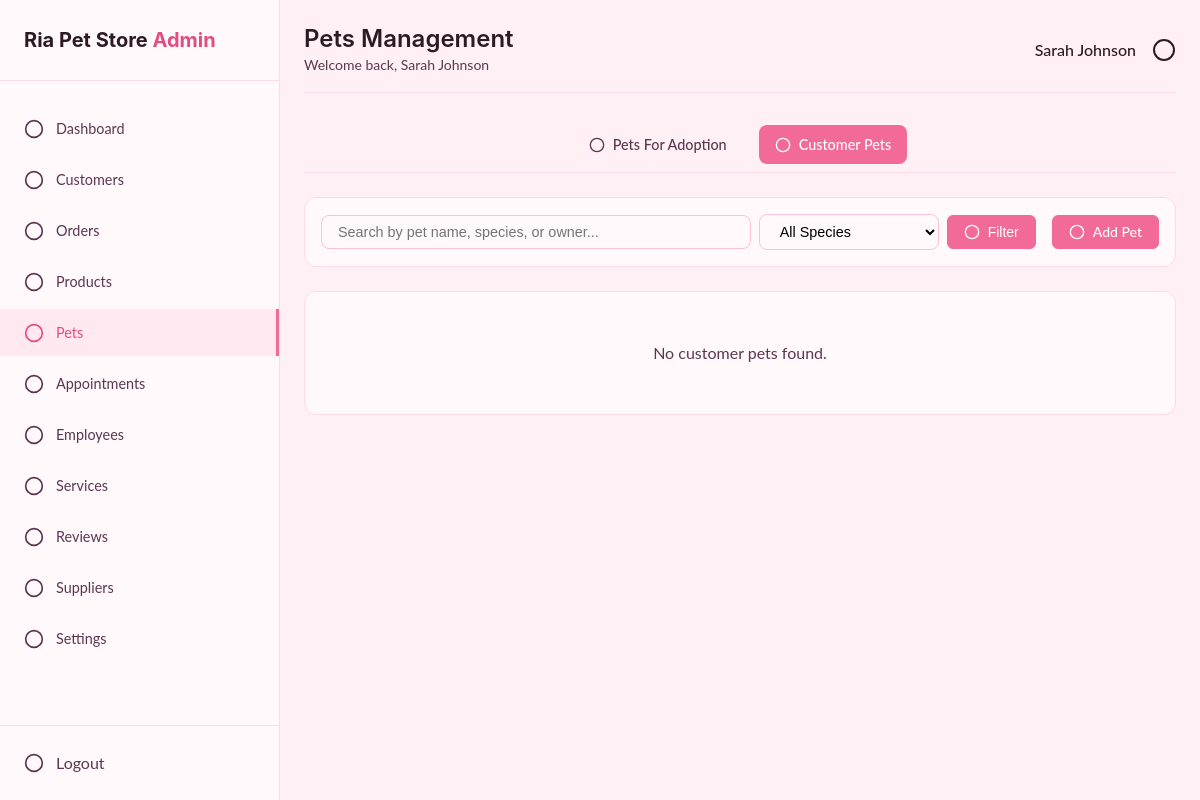
Before: /admin/pets/pets.php?tab=customer (signed in) with the older database file.
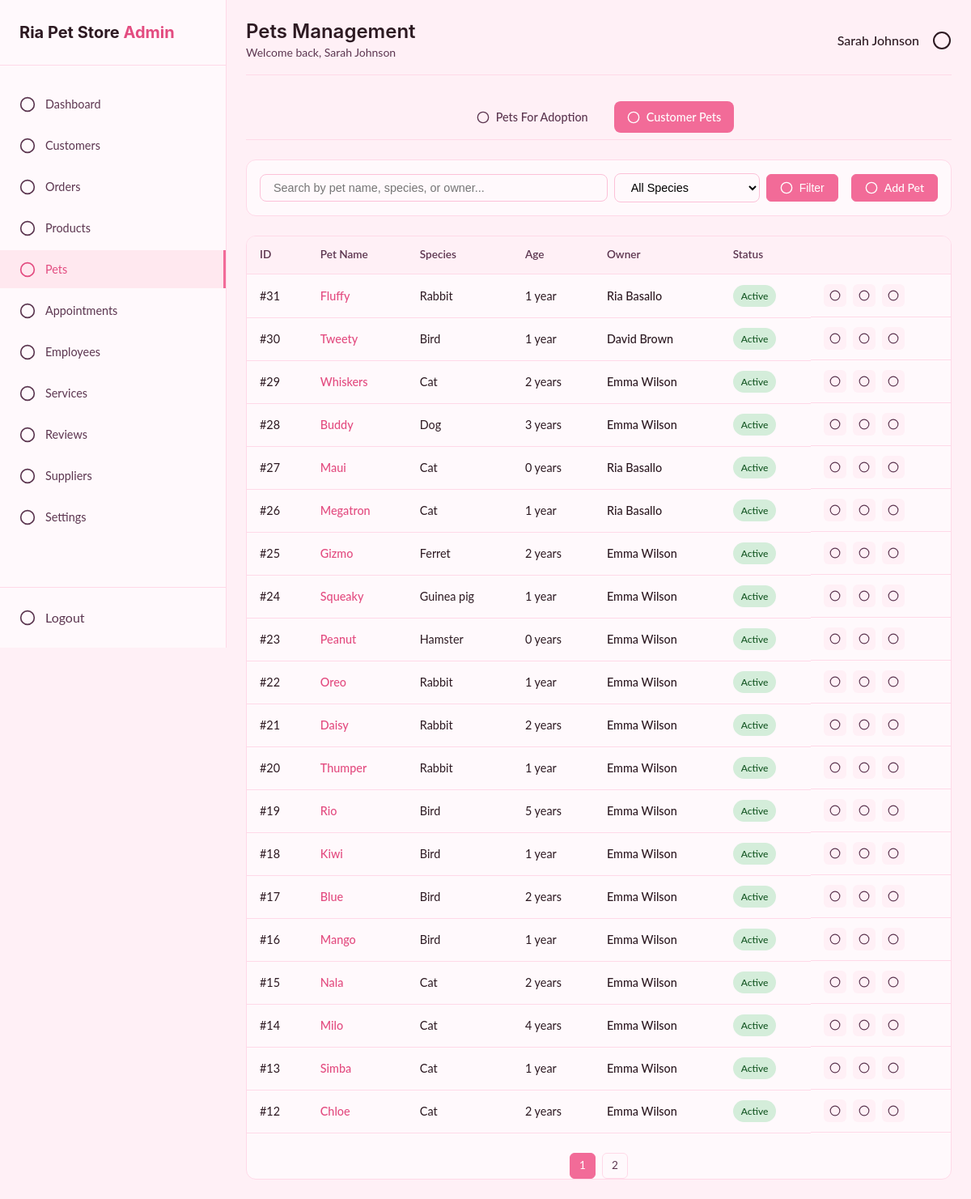
After: the same page with the newer database file.
### tables this page shows
CREATE TABLE `customer_pets` (
  `id` int(11) NOT NULL,
  `customer_id` int(11) NOT NULL,
  `name` varchar(100) NOT NULL,
  `species` varchar(50) NOT NULL,
  `breed` varchar(100) DEFAULT NULL,
  `age` int(11) DEFAULT NULL,
  `gender` enum('male','female') DEFAULT NULL,
  `color` varchar(50) DEFAULT NULL,
  `weight` decimal(5,2) DEFAULT NULL,
  `weight_unit` varchar(10) DEFAULT 'kg',
  `microchip_id` varchar(50) DEFAULT NULL,
  `medical_notes` text DEFAULT NULL,
  `is_active` tinyint(1) DEFAULT 1,
  `created_at` timestamp NOT NULL DEFAULT current_timestamp(),
  `updated_at` timestamp NOT NULL DEFAULT current_timestamp() ON UPDATE current_timestamp()
);

CREATE TABLE `customers` (
  `id` int(11) NOT NULL,
  `first_name` varchar(50) NOT NULL,
  `last_name` varchar(50) NOT NULL,
  `email` varchar(100) DEFAULT NULL,
  `phone` varchar(15) DEFAULT NULL,
  `password` varchar(255) NOT NULL,
  `created_at` timestamp NOT NULL DEFAULT current_timestamp(),
  `updated_at` timestamp NOT NULL DEFAULT current_timestamp() ON UPDATE current_timestamp()
);

### admin/pets/customer_pets.php (the view, shortened to what the rows shown need)
<?php
$page = isset($_GET['page']) ? (int)$_GET['page'] : 1;
$limit = 20;
$offset = ($page - 1) * $limit;
$query = "SELECT cp.*, c.first_name, c.last_name, c.email
          FROM customer_pets cp
          LEFT JOIN customers c ON cp.customer_id = c.id
          WHERE 1=1";
$params = [];
$types = '';
$query .= " ORDER BY cp.id DESC LIMIT ? OFFSET ?";
$params[] = $limit;
$params[] = $offset;
$types .= 'ii';
$stmt = $conn->prepare($query);
if (!empty($params)) {
    $stmt->bind_param($types, ...$params);
}
$stmt->execute();
$pets = $stmt->get_result();
?>
<div class="customer-pets-section">
    <div class="table-container">
        <?php if ($pets->num_rows > 0): ?>
            <table class="admin-table">
                <thead>
                    <tr>
                        <th>ID</th>
                        <th>Pet Name</th>
                        <th>Species</th>
                        <th>Age</th>
                        <th>Owner</th>
                        <th>Status</th>
                        <th></th>
                    </tr>
                </thead>
                <tbody>
                    <?php while ($pet = $pets->fetch_assoc()): ?>
                    <tr>
                        <td>#<?php echo $pet['id']; ?></td>
                        <td>
                            <a href="customer_pet_details.php?id=<?php echo $pet['id']; ?>" class="pet-link">
                                <?php echo htmlspecialchars($pet['name']); ?>
                            </a>
                        </td>
                        <td><?php echo ucfirst(htmlspecialchars($pet['species'])); ?></td>
                        <td><?php echo $pet['age']; ?> <?php echo $pet['age'] == 1 ? 'year' : 'years'; ?></td>
                        <td>
                            <a href="../customers/customer_details.php?id=<?php echo $pet['customer_id']; ?>" class="customer-link">
                                <?php echo htmlspecialchars($pet['first_name'] . ' ' . $pet['last_name']); ?>
                            </a>
                        </td>
                        <td>
                            <span class="status-badge <?php echo $pet['is_active'] ? 'status-available' : 'status-sold'; ?>">
                                <?php echo $pet['is_active'] ? 'Active' : 'Inactive'; ?>
                            </span>
                        </td>
                        <td class="actions">
                            <a href="customer_pet_details.php?id=<?php echo $pet['id']; ?>" class="btn-icon"><?php echo icon('eye', 14); ?></a>
                            <a href="edit_customer_pet.php?id=<?php echo $pet['id']; ?>" class="btn-icon"><?php echo icon('edit', 14); ?></a>
                            <a href="delete_customer_pet.php?id=<?php echo $pet['id']; ?>" class="btn-icon" onclick="return confirm('Delete this pet?')"><?php echo icon('x', 14); ?></a>
                        </td>
                    </tr>
                    <?php endwhile; ?>
                </tbody>
            </table>
        <?php else: ?>
            <div class="no-data">No customer pets found.</div>
        <?php endif; ?>
    </div>
</div>

### backend/functions/helpers.php (shortened to what the rows shown need)
<?php
function icon($name, $size = 20, $class = '', $wrap = false)
{
    $class = $class ? ' class="' . $class . '"' : '';
    $paths = $icons[$name] ?? '<circle cx="12" cy="12" r="10"/>';
    $svg = '<svg xmlns="http://www.w3.org/2000/svg" width="' . $size . '" height="' . $size . '" viewBox="0 0 24 24" fill="none" stroke="currentColor" stroke-width="2" stroke-linecap="round" stroke-linejoin="round"' . $class . '>' . $paths . '</svg>';
    return $svg;
}

Changed rows visible on the page:
added customer_pets: id "31", name "Fluffy", species "Rabbit", age "1", shows "year", customer.last_name "Ria Basallo", is_active "Active"
added customer_pets: id "30", name "Tweety", species "Bird", age "1", shows "year", customer.last_name "David Brown", is_active "Active"
added customer_pets: id "29", name "Whiskers", species "Cat", age "2", shows "years", customer.last_name "Emma Wilson", is_active "Active"
added customer_pets: id "28", name "Buddy", species "Dog", age "3", shows "years", customer.last_name "Emma Wilson", is_active "Active"
added customer_pets: id "27", name "Maui", species "Cat", age "0", shows "years", customer.last_name "Ria Basallo", is_active "Active"
added customer_pets: id "26", name "Megatron", species "Cat", age "1", shows "year", customer.last_name "Ria Basallo", is_active "Active"
added customer_pets: id "25", name "Gizmo", species "Ferret", age "2", shows "years", customer.last_name "Emma Wilson", is_active "Active"
added customer_pets: id "24", name "Squeaky", species "Guinea pig", age "1", shows "year", customer.last_name "Emma Wilson", is_active "Active"
added customer_pets: id "23", name "Peanut", species "Hamster", age "0", shows "years", customer.last_name "Emma Wilson", is_active "Active"
added customer_pets: id "22", name "Oreo", species "Rabbit", age "1", shows "year", customer.last_name "Emma Wilson", is_active "Active"
added customer_pets: id "21", name "Daisy", species "Rabbit", age "2", shows "years", customer.last_name "Emma Wilson", is_active "Active"
added customer_pets: id "20", name "Thumper", species "Rabbit", age "1", shows "year", customer.last_name "Emma Wilson", is_active "Active"
added customer_pets: id "19", name "Rio", species "Bird", age "5", shows "years", customer.last_name "Emma Wilson", is_active "Active"
added customer_pets: id "18", name "Kiwi", species "Bird", age "1", shows "year", customer.last_name "Emma Wilson", is_active "Active"
added customer_pets: id "17", name "Blue", species "Bird", age "2", shows "years", customer.last_name "Emma Wilson", is_active "Active"
added customer_pets: id "16", name "Mango", species "Bird", age "1", shows "year", customer.last_name "Emma Wilson", is_active "Active"
added customer_pets: id "15", name "Nala", species "Cat", age "2", shows "years", customer.last_name "Emma Wilson", is_active "Active"
added customer_pets: id "14", name "Milo", species "Cat", age "4", shows "years", customer.last_name "Emma Wilson", is_active "Active"
added customer_pets: id "13", name "Simba", species "Cat", age "1", shows "year", customer.last_name "Emma Wilson", is_active "Active"
added customer_pets: id "12", name "Chloe", species "Cat", age "2", shows "years", customer.last_name "Emma Wilson", is_active "Active"
Other visible differences:
text no longer shown: "No customer pets found."
text now shown: "ID Pet Name Species Age Owner Status"
new list line: "1"
new list line: "2"
